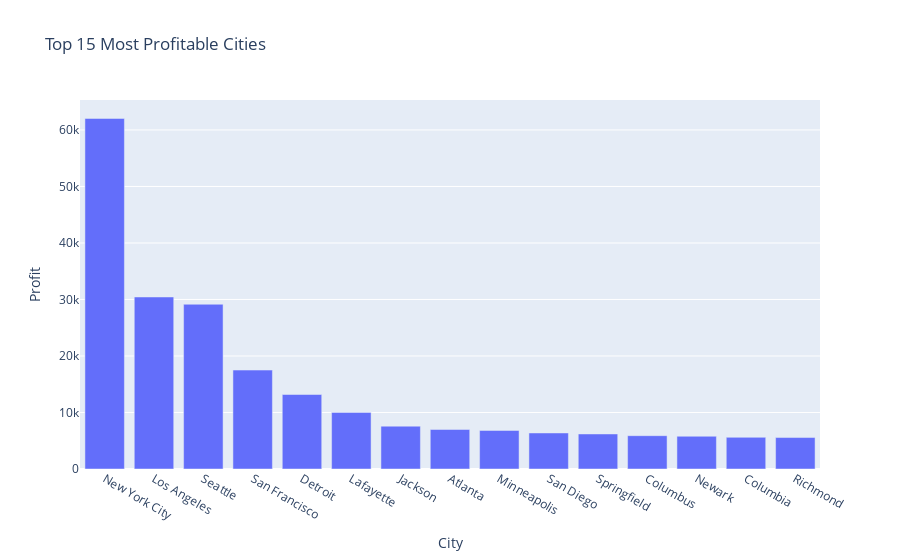
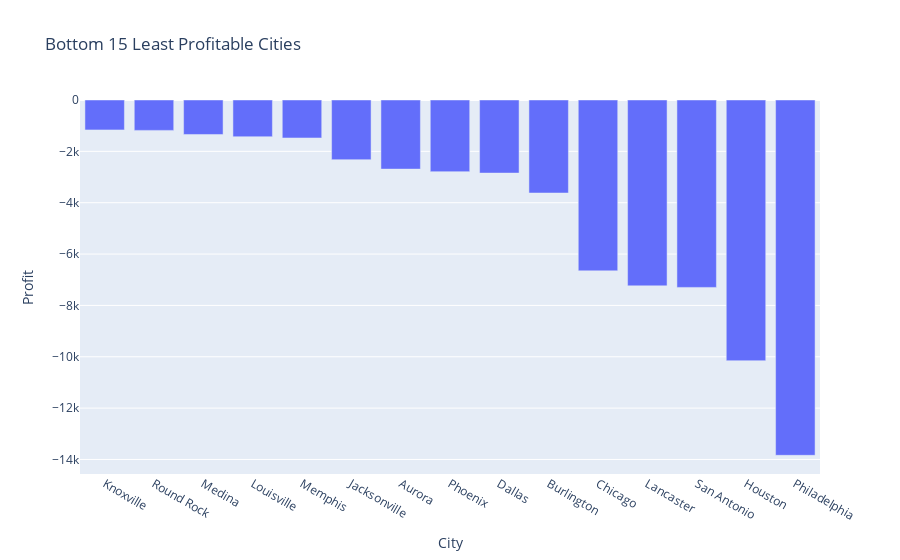

Here is the notebook cell these charts were saved with, in order:
### Markdown cell above
### Profitability by City — Top 15 vs Bottom 15

To understand how profitability varies across geographic markets, total profit was aggregated
at the city level. This allows us to identify the strongest and weakest performing locations,
which supports targeted regional planning rather than blanket decision-making.

### Code cell
# Group the data by city, calculate total profit per city,
# then sort cities from highest to lowest profit.
city_profit = (
    df.groupby("City")["Profit"]
    .sum()
    .sort_values(ascending=False)
    .reset_index()
)

# Create a bar chart showing the 15 cities with the highest total profit.
fig = px.bar(
    city_profit.head(15),
    x="City",
    y="Profit",
    title="Top 15 Most Profitable Cities"
)
fig.show()

# Create a bar chart showing the 15 cities with the lowest (or negative) total profit.
fig = px.bar(
    city_profit.tail(15),
    x="City",
    y="Profit",
    title="Bottom 15 Least Profitable Cities"
)
fig.show()

### Figure 1 — Plotly figure (JSON) as saved in the notebook; plotly's stock layout.template omitted (floating-point values rounded to 4 significant figures)
{"data": [{"alignmentgroup": "True", "hovertemplate": "City=%{x}<br>Profit=%{y}<extra></extra>", "legendgroup": "", "marker": {"color": "#636efa", "pattern": {"shape": ""}}, "name": "", "offsetgroup": "", "orientation": "v", "showlegend": false, "textposition": "auto", "type": "bar", "x": ["New York City", "Los Angeles", "Seattle", "San Francisco", "Detroit", "Lafayette", "Jackson", "Atlanta", "Minneapolis", "San Diego", "Springfield", "Columbus", "Newark", "Columbia", "Richmond"], "xaxis": "x", "y": [62040.0, 30440.0, 29160.0, 17510.0, 13180.0, 10020.0, 7582.0, 6994.0, 6825.0, 6377.0, 6201.0, 5897.0, 5794.0, 5606.0, 5567.0], "yaxis": "y"}], "layout": {"autosize": true, "barmode": "relative", "legend": {"tracegroupgap": 0}, "title": {"text": "Top 15 Most Profitable Cities"}, "xaxis": {"anchor": "y", "autorange": true, "domain": [0, 1], "range": [-0.5, 14.5], "title": {"text": "City"}, "type": "category"}, "yaxis": {"anchor": "x", "autorange": true, "domain": [0, 1], "range": [0, 65300.0], "title": {"text": "Profit"}, "type": "linear"}}}

### Figure 2 — Plotly figure (JSON) as saved in the notebook; plotly's stock layout.template omitted (floating-point values rounded to 4 significant figures)
{"data": [{"alignmentgroup": "True", "hovertemplate": "City=%{x}<br>Profit=%{y}<extra></extra>", "legendgroup": "", "marker": {"color": "#636efa", "pattern": {"shape": ""}}, "name": "", "offsetgroup": "", "orientation": "v", "showlegend": false, "textposition": "auto", "type": "bar", "x": ["Knoxville", "Round Rock", "Medina", "Louisville", "Memphis", "Jacksonville", "Aurora", "Phoenix", "Dallas", "Burlington", "Chicago", "Lancaster", "San Antonio", "Houston", "Philadelphia"], "xaxis": "x", "y": [-1165.0, -1183.0, -1343.0, -1430.0, -1479.0, -2324.0, -2692.0, -2791.0, -2847.0, -3623.0, -6655.0, -7239.0, -7299.0, -10150.0, -13840.0], "yaxis": "y"}], "layout": {"autosize": true, "barmode": "relative", "legend": {"tracegroupgap": 0}, "title": {"text": "Bottom 15 Least Profitable Cities"}, "xaxis": {"anchor": "y", "autorange": true, "domain": [0, 1], "range": [-0.5, 14.5], "title": {"text": "City"}, "type": "category"}, "yaxis": {"anchor": "x", "autorange": true, "domain": [0, 1], "range": [-14570.0, 0], "title": {"text": "Profit"}, "type": "linear"}}}
